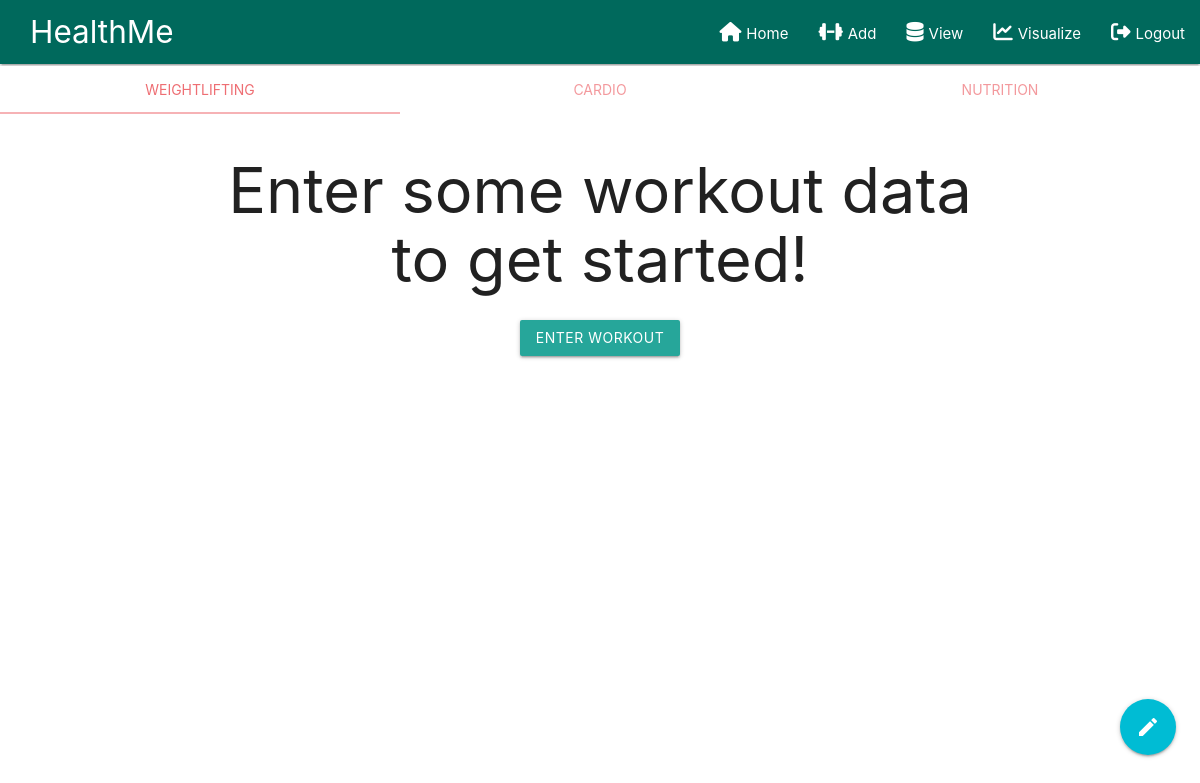
Before: /workouts/view/ (signed in) with the older database file.
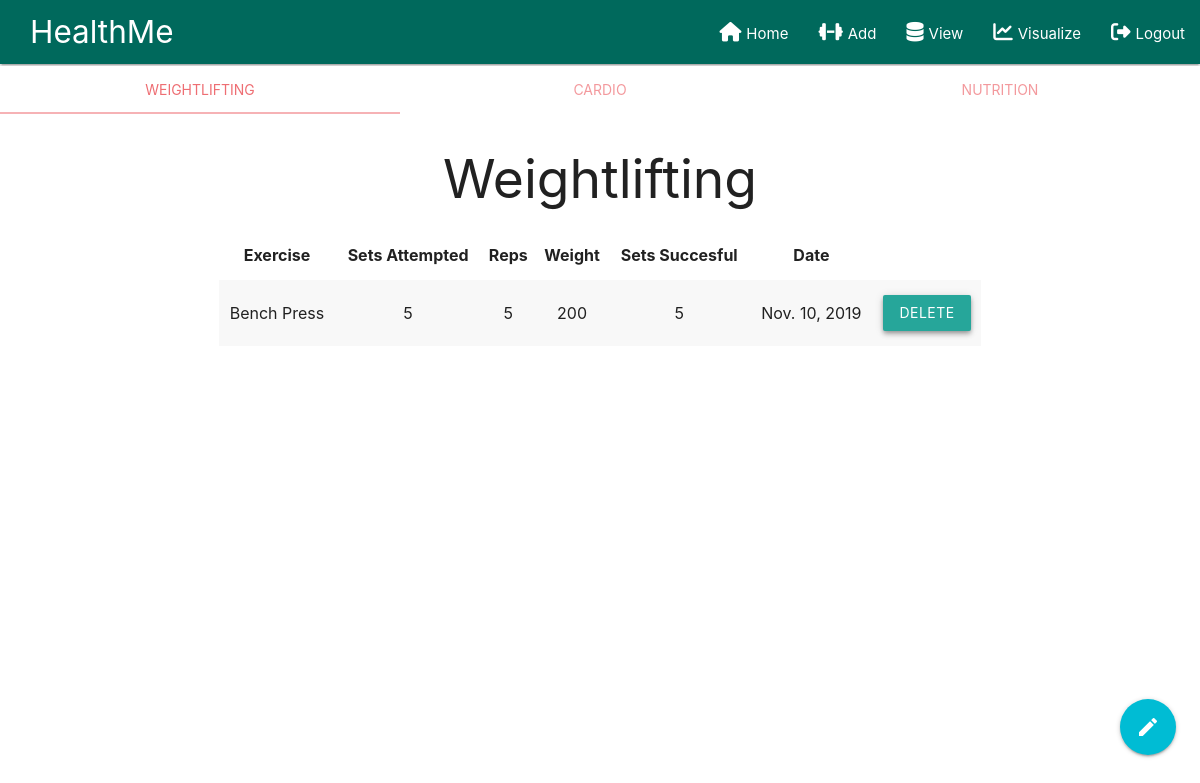
After: the same page with the newer database file.
### workouts/models.py (models this page shows, shortened)
class Workout(models.Model):
    exercise_name = models.CharField(max_length=50)
    sets = models.PositiveSmallIntegerField()
    reps = models.PositiveSmallIntegerField()
    weight = models.PositiveSmallIntegerField()
    sets_successful = models.PositiveSmallIntegerField()
    date = models.DateField()
    user = models.ForeignKey(User, on_delete=models.CASCADE)

### workouts/views.py (the view)
# urls.py: path('view/', views.view_workouts, name='view_workouts'),
@login_required(login_url='/home')
def view_workouts(request):
    user = request.user
    cardio_sessions = Cardio.objects.all().filter(user=user)
    workout_sessions = Workout.objects.all().filter(user=user)
    nutrition_sessions = Nutrition.objects.all().filter(user=user)
    context = {'workouts': workout_sessions,
               'cardios': cardio_sessions, 'calories': nutrition_sessions}
    return render(request, 'workouts/viewWorkouts.html', context)

### templates/workouts/viewWorkouts.html (shortened to what this page needs)
{% include "navbar/navbar.html"%} {% load materializecss %}
<div class="row">
  <div class="col s12 no-pad">
    <ul class="tabs tabs-fixed-width">
      <li class="tab col s3"><a href="#test1">Weightlifting</a></li>
      <li class="tab col s3"><a href="#test2">Cardio</a></li>
      <li class="tab col s3"><a href="#test3">Nutrition</a></li>
    </ul>
  </div>
  <div id="test1" class="col s12">
    {% if workouts %}
    <h2 class="center">Weightlifting</h2>
    {% endif %}
    <div class="col s8 offset-s2">
      {% if not workouts %}
      <div class="center">
        <h1 class="no-data">Enter some workout data to get started!</h1>
        <a class="waves-effect waves-light btn" href="/workouts/add"
          >Enter Workout</a
        >
      </div>
      {% else %}
      <table class="responsive-table centered striped">
        <thead>
          <tr>
            <th>Exercise</th>
            <th>Sets Attempted</th>
            <th>Reps</th>
            <th>Weight</th>
            <th>Sets Succesful</th>
            <th>Date</th>
          </tr>
        </thead>
        <tbody>
          {% for workout in workouts %}
          <tr>
            <td>{{ workout.exercise_name }}</td>
            <td>{{ workout.sets }}</td>
            <td>{{ workout.reps }}</td>
            <td>{{ workout.weight }}</td>
            <td>{{ workout.sets_successful }}</td>
            <td>{{ workout.date }}</td>
            <td>
              <a class="waves-effect waves-light btn z-depth-2 delete-button" id="W{{ workout.id  }}">Delete</a>
            </td>
          </tr>
          {% endfor %}
        </tbody>
      </table>
      {% endif %}
    </div>
  </div>
</div>

### templates/navbar/navbar.html (shortened to what this page needs)
{% load static %}
<html lang="en">
<head>
  <link rel="stylesheet" type="text/css" href="{% static "css/c3.min.css" %}">
	<link rel="stylesheet" href="{% static 'css/materialize.css' %}">
	<link rel="stylesheet" href="{% static 'css/style.css' %}">
</head>
<body>
  <nav>
    <div class="nav-wrapper teal darken-3">
      <a href="#" class="brand-logo" id="logo">HealthMe</a>
      <ul id="nav-mobile" class="right hide-on-med-and-down">
        {% if user.is_authenticated %}
          <li><a href="/"><i class="fas fa-home"></i>Home</a></li>
          <li><a href="/workouts/add"><i class="fas fa-dumbbell"></i>Add</a></li>
          <li><a href="/workouts/view"><i class="fas fa-database"></i>View</a></li>
          <li><a href="/workouts/visualize"><i class="fas fa-chart-line"></i>Visualize</a></li>
          <li><a href="/auth/logout"><i class="fas fa-sign-out-alt"></i>Logout</a></li>
        {% else %}
          <li><a href="/"><i class="fas fa-home"></i>Home</a></li>
          <li><a href="/auth/login"><i class="far fa-user"></i>Login</a></li>
          <li><a href="/auth/signup"><i class="fas fa-user-edit"></i>Signup</a></li>
        {% endif %}
      </ul>
    </div>
  </nav>
  <div class="fixed-action-btn" style="bottom: 45px; right: 24px;">
    <a id="add" class="btn btn-floating btn-large cyan" href="/workouts/add">
      <i class="material-icons">mode_edit</i>
    </a>
  </div>

### static/css/style.css (style rules this page uses)
.no-pad { padding: 0px !important; }
.brand-logo { margin-left: 30px; }
.fas, .far { font-size: 1.3em; margin-right: 5px; }

Changed rows visible on the page:
added Workout: exercise_name "Bench Press", sets "5", reps "5", weight "200", sets_successful "5", date "Nov. 10, 2019"
Other visible differences:
text no longer shown: "Enter some workout data to get started! ENTER WORKOUT"
text now shown: "Weightlifting Exercise Sets Attempted Reps Weight Sets Succesful Date"
